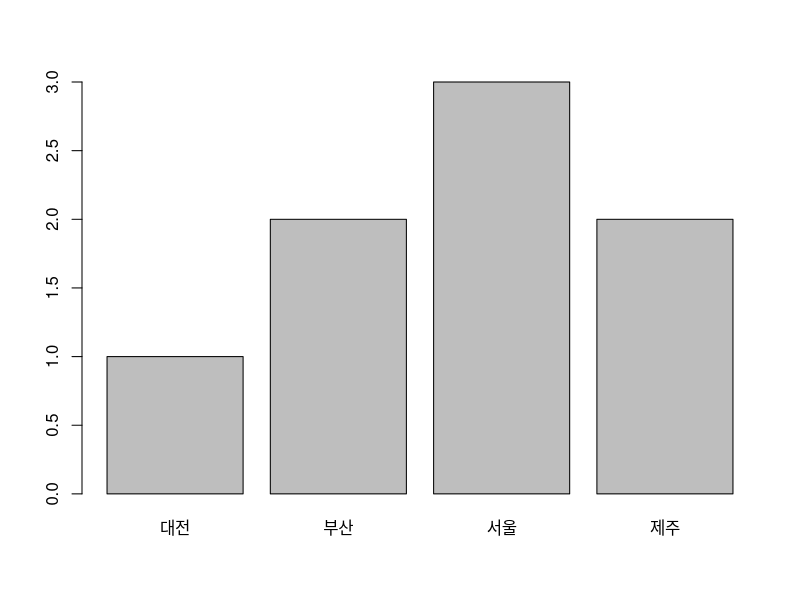

Recreate this plot in R.
#-----------------------------------------------------------
# 기초 문법
#-----------------------------------------------------------

#-----------------------------------------------------------
# NA

a <- c(1,2,NA)
sum(a)
sum(a, na.rm = T)

# NA : Not Available. logical type.
# NaN : Not a Number 정의되지 않은 숫자. double type.

is.na(NA)                       # TRUE
is.na(NaN)                      # TRUE
is.na(c("NA", NA, NaN))         # FALSE TRUE FALSE / 처음값 때문에 NaN이 문자형으로 형변환.
is.na(c(NaN, NA))               # TRUE TRUE


#-----------------------------------------------------------
# factor : 문자 --> 숫자. 그래프 또는 통계처리에 유리.

a <- c("서울","부산","제주","제주","서울","대전","부산","서울")
fa <- factor(a)
fa
mode(fa)
plot(fa)


#-----------------------------------------------------------
# Date

Sys.Date()
substr(Sys.Date(), 1, 4)

startDate <- as.Date("2016-03-01")
endDate <- as.Date("2016-04-09")
endDate - startDate
as.numeric(endDate - startDate)

as.Date("05072016", format="%d%m%Y")

as.Date(30, "2016-05-01")
as.Date(-30, "2016-05-01")


#-----------------------------------------------------------
# 내장 함수

ceiling(1.6)
floor(1.6)
exp(2)           # e^2
factorial(5)
sqrt(4)          # root

x <- c(1:10)
max(x)
min(x)
length(x)
mean(x)          # 평균
median(x)        # 중앙값
sd(x)            # 표준편차
rev(x)


#-----------------------------------------------------------
# 집합 연산

a <- c(1,2,3)
b <- c(2,3,4)
a + b
c <- c("3", "4", "5")

union(a, c)
setdiff(a,b)
setdiff(b,a)
intersect(a,b)


#-----------------------------------------------------------
# Vector

# vector의 datatype은 모두 동일해야 한다.
# 다를 경우 자동으로 하나의 데이터타입으로 처리됨.
a <- c(1, 2, "3")         
a

names(a) <- c("x1", "x2", "x3")   # vector 각 컬럼에 이름 지정 가능
a
a["x1"]

length(a)
nrow(a)        # 행렬에만 사용되는 함수
NROW(a)

seq(1, 10)
seq(5, -5)
seq(-5, 5, 2)   # 2씩 증가

rep(1:5, 2)         # 반복
rep(1:5, 2, each=2) # 연속해서 반복

1 %in% a       # vector에 특정 문자 포함 여부

# vector indexing
a <- c(1,2,3,4,5,6)
a[c(1,3)]
a[-1:-3]
a[-length(a)]


#-----------------------------------------------------------
# 행렬 matrix

x <- matrix(c(1,2,3,4))
x <- matrix(c(1,2,3,4), nrow=2)
x <- matrix(c(1,2,3,4), nrow=2, byrow = T)
x

x[1,]      # 행 값들 가져오기
x[,1]      # 열 값들 가져오기

x <- matrix(c(1,2,3,4), nrow=2)
x <- rbind(x, c(77, 88))       # 행 추가
x <- cbind(x, c(9, 8, 7))      # 열 추가
x

colnames(x) <- c("no1", "no2", "no3")
x


#-----------------------------------------------------------
# list

member <- list(name="Kate", address="Seoul", tall=170, pay=10000)
member
member$name
member[2:3]

member$birth <- "1990-05-07"      # list에 항목 추가
member$birth <- NULL              # list 항목 삭제

length(member)                    # 항목 갯수


#-----------------------------------------------------------
# dataframe

# Create Dataframe

# 1. 직접 생성

no <- c(1:3)
name <- c("xx", "yy", "zz")
price <- c(500,100,300)
qty <- c(2,7,9)

item <- data.frame(NO=no, Name=name, Price=price, QTY=qty)
item


# 2. from Matrix

x <- c(1,"James",300, 2,"Kate",500, 3,"Risa",700, 4,"Liz",900)
data <- matrix(x, 4, byrow = T)
data

member <- data.frame(data)
names(member) <- c("NO", "NAME", "PAY")
member


# 3. from Text file

fruitData <- read.table("data/fruits.txt", header = T, sep = "")
fruitData

fruitData <- read.table("data/fruits.txt", header = T, sep = "", skip = 3)      # ignore 3 row
fruitData <- read.table("data/fruits.txt", header = T, sep = "", nrows = 3)     # return first 3 row


# 4. from csv or Excel file

cnames <- c("no", "name", "price1", "price2", "qty")
df <- read.csv("data/fruits.csv", header = F, col.names = cnames)  # 컬럼명 지정해서 import
df

library("readxl")
df <- read_excel(path = "data/fruits.xlsx", sheet = "Sheet1", col_names = TRUE)
df


# save to xml

# library("XML")
# library("kulife")
# write.xml(df, file="fruits.xml")


#-----------------------------------------------------------
# Dataframe 다루기

df <- read_excel(path = "data/fruits.xlsx", sheet = "Sheet1", col_names = TRUE)
df

summary(df)
str(df)

df[2,2]
df$lowprice
df[c(2,3)]                    # column 1,2
df[c(2,3),]                   # row 1,2

ncol(df)
nrow(df)
names(df)
rownames(df)


# sort / order / rank

sort(df$highprice)
sort(df$highprice, decreasing = T)

order(df$highprice)           # 정렬된 위치 인덱스 리턴
rank(df$highprice)            # 정렬되지 않은 위치 인덱스 리턴


# split

split(df, df$name)            # 해당 컬럼 기준으로 분할
split(df, df$no > 2)


# merge

x <- data.frame( names=c("A", "B", "C"), address=c("Seoul", "Busan", "Tyokyo"))
y <- data.frame( names=c("A", "B", "D"), telno=c("001", "003", "888"))

merge(x, y)      # 공통적으로 있는 데이터만 merge
merge(x, y, by = "names")
merge(x, y, by = "names", all = T)


# subset : dataframe 에서 조건에 맞는 데이터를를 dataframe으로 추출

subset(df, df$qty > 5)
subset(df, highprice > 500)
subset(df, name == "apple")
subset(df, select = c(name,qty), subset = df$qty > 5)
subset(df, select = -no)

library(MASS)
str(Cars93)

subset(Cars93, select = c(Model, Type, Price), MPG.city > 30)

subset(Cars93, select = c(Manufacturer, Model, Type, Price, Make), 
       MPG.highway > median(MPG.highway) & Manufacturer == "Subaru")


# Dataframe 내용 저장.

write.table(df, "data/save_fruits.txt", quote = F, append = F)     



#-----------------------------------------------------------
# apply family
#-----------------------------------------------------------
# apply, lapply, sapply, by, tapply, aggregate

# apply     : 결과를 vector로 반환 (1 행 / 2 열)
# lapply    : 결과를 list로 반환
# sapply    : 결과를 vector 또는 matrix로 반환
#-----------------------------------------------------------

s1 <- c(91, 87, 95, 96, 89, 87, 86, 85, 92, 93)
s2 <- c(89, 86, 85, 92, 93, 91, 90, 95, 87, 89)
s3 <- c(89, 86, 78, 99, 95, 87, 89, 86, 85, 92)


# list
score <- list(korean = s1, english = s2, math = s3)
score

lapply(score, mean)   # ---> list
sapply(score, mean)   # ---> vector
sapply(score, range)

sapply(score, t.test)

extremes <- function(x) {
    c(min = min(x), max = max(x))
}

sapply(score, extremes)


# matrix
score <- c(s1, s2, s3)
dim(score) <- c(3, 10)
colnames(score) <- c("t1","t2","t3","t4","t5","t6","t7","t8","t9","t10")
rownames(score) <- c("K", "L", "M")
score

apply(score, 1, mean)
apply(score, 2, max)


# dataframe
df2 <- data.frame(score=c(s1, s2, s3))
df2$name <- c("K", "L", "M")
df2

apply(df2, 1, mean)   # error : 각 열의 데이터타입이 다름

by(df2$score, df2$name, mean)

tapply(df2$score, df2$name, mean)

aggregate(score ~ name, data = df2, mean)


#-----------------------------------------------------------
# apply examples

# 1
pioneers <- c("GAUSS:1777", "BAYES:1702", "PASCAL:1623", "PEARSON:1857")
split <- strsplit(pioneers, split = ":")
split

names <- lapply(split, function(x) { x[1] })
names

# 2
select_el <- function(x, index) {
    x[index]
}

years <- lapply(split, select_el, index = 2)
years



#-----------------------------------------------------------
# 입출력
#-----------------------------------------------------------

scan("data/fruits.txt", what = "")

readLines("data/fruits.txt")

read.table("data/fruits.txt")
read.table("data/fruits.txt", header = T)


#-----------------------------------------------------------
# 문자열 합치기, 나누기, Replacement
#-----------------------------------------------------------

paste("abc", "xyz")
paste("abc", "xyz", sep = ":")

substr("123456789", 3, 5)                  # 시작위치, 끝나는 위치
substr("123456789", -2, 2)

strsplit("2016-04-19", split = "-")

d <- readLines("data/alert_log.txt")
d <- gsub(" ", "_", d)                     # 특정 문자열 치환. gsub
length(d)

c <- subset(d, nchar(d) > 100)             # nchar : 문자열 길이
length(c)


#-----------------------------------------------------------
# 정규표현식
#-----------------------------------------------------------
regexpr("ORACLE", c)

# \\d		숫자
# \\D		숫자 아닌 것
# 
# \\s		공백
# \\S		공백 아닌 것
# 
# \\t		Tab
# \\n		new line (enter)
# \\.       dot
# 
# ^		    시작 글자
# $		    마지막 글자
# .*        any character
# 
# [ab]		a 또는 b
# [^ab]		a와 b 제외한 모든 문자
# [0-9]		모든 숫자
# [A-Z]		영어 대문자
# [a-z]		영어 소문자
# [A-z]		모든 영문자
# 
# i+	    i가 최소 1회 이상 나오는 경우
# i*		i가 최소 0회 이상 나오는 경우
# i?		i가 최소 0회에서 최대 1회만 나오는 경우
# i{n}		i가 연속적으로 n회 나오는 경우
# i{n1,n2}	i가 n1에서 n2회 나오는 경우
# i{n,}		i가 n회 이상 나오는 경우
# 
# [:alnum:]	문자와 숫자가 나오는 경우
# [:alpha:]	문자
# [:blank:]	공백
# [:cntrl:]	제어 문자
# [:digit:]	0 ~ 9
# [:lower:]	소문자
# [:print:]	숫자, 문자, 특수문자, 공백 모두
# [:punct:]	특수문자
# [:space:]	공백문자
# [:upper:]	대문자
# [:xdigit:]	16진수

grep("ORACLE", d)                # vector에서 특정 패턴을 찾아 index 출력
grep("ORACLE_instance", d, value = T)     # 값 출력

grep("^Setting", d)              # ^ : 첫글자
grep("ing$", d)                  # $ : 마지막 글자


emails <- c("john.doe@ivyleague.edu", "education@world.gov", "dalai.lama@peace.org", 
            "invalid.edu", "quant@bigdatacollege.edu", "cookie.monster@sesame.tv")

grepl("@.*\\.edu$", emails)     # logical
grep("@.*\\.edu$", emails)      # index

hits = grep("@.*\\.edu$", emails)   # @ 다음에 .edu로 끝나는 것.
emails[hits]

gsub(pattern = "@.*\\.edu$", replacement = "@datacamp.edu", emails)











